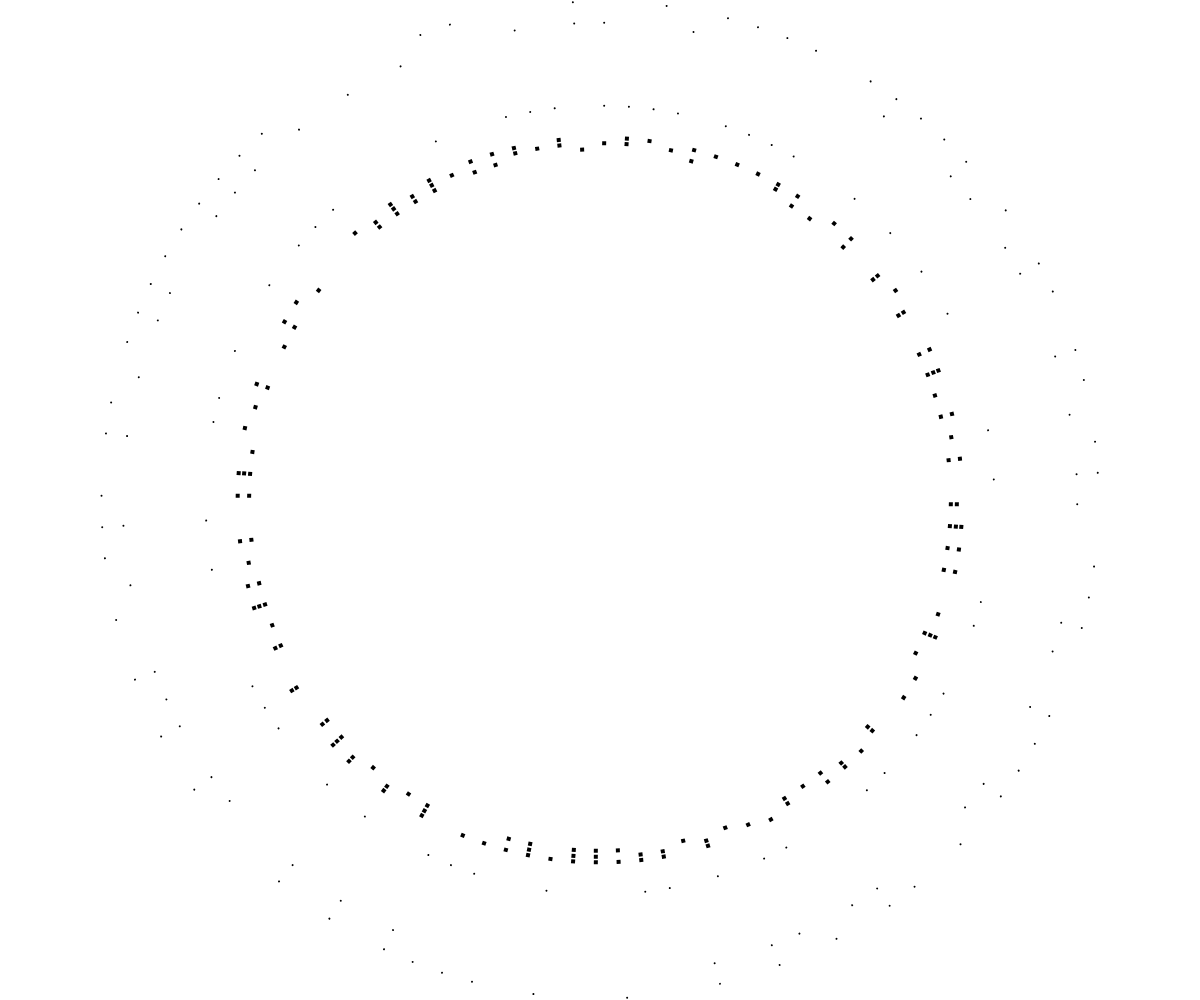
Frame 1 (no input)
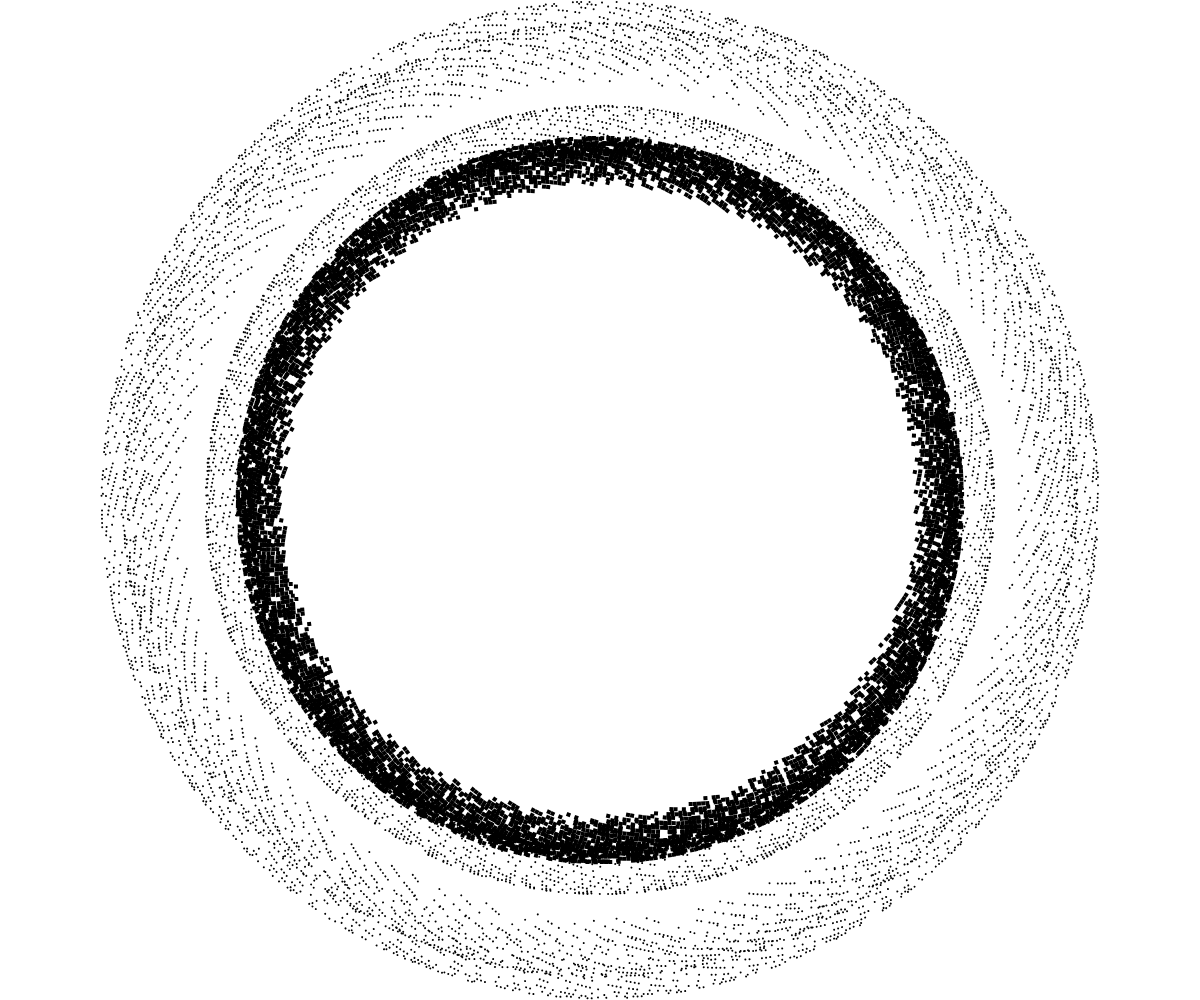
Frame 60 (no input)
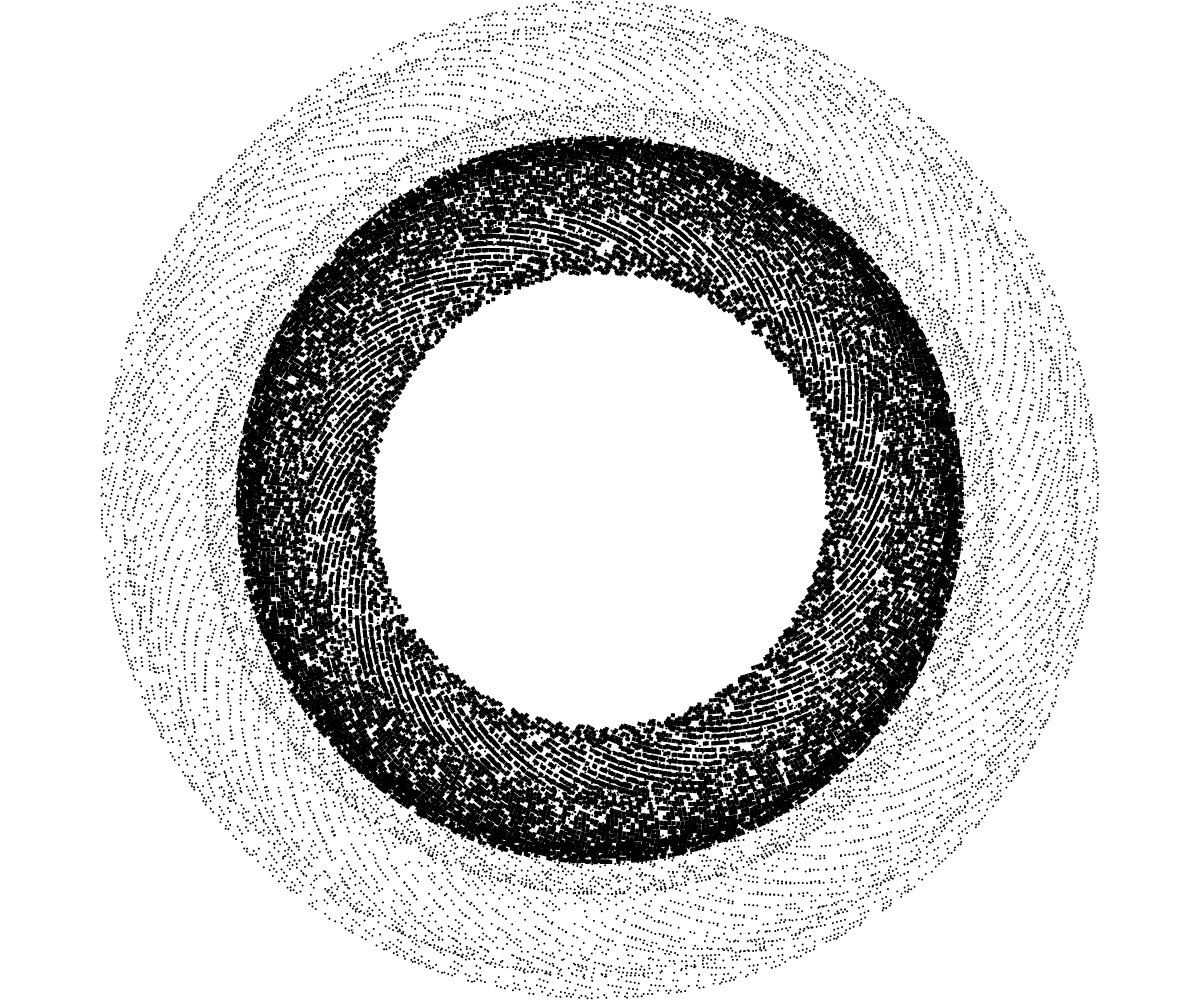
Frame 120 (the mouse pressed at the canvas centre since frame 60)

The p5.js sketch that drew these frames (run headless with seeded random() and noise() and a simulated clock; from frame 60 on, the mouse is pressed at the canvas centre):

// p5.js sketch
// ── sketch.js
let cerchi = [];
let numeroCerchi = 3;

function setup() {
  createCanvas(windowWidth, windowHeight);
  background(255);
  
  for (let i = 0; i < numeroCerchi; i++) {
    cerchi.push(new disegna_cerchio(i));
  }
}

function draw() {
  
  for (let i = 0; i < cerchi.length; i++) {
    cerchi[i].display();
  }
  //noLoop();
}

function disegna_cerchio(_id) {
  this.id = _id;
  this.x = 250;
  this.y = 0;
  this.spazio = 100;
  this.numero = 100;
  this.tx1 = 200 * noise(random(5));
  this.tx2 = 400 * noise(random(6));

  this.display = function () {
    for (var i = 0; i < this.numero; i++) {
      push();
      rectMode(CENTER);
      ellipseMode(CENTER);
      translate(width / 2, height / 2);
      rotate((TWO_PI * i) / this.spazio);
      if (random(1) < 0.5) {
        push();
		translate(this.tx1, 0);
        rotate(millis() / 1000);
        fill(0,0, 0);
        noStroke();
        rect(this.x, this.y, 4);
        pop();
      } else {
        push();
        translate(this.tx2, 0);
        rotate(millis() / 1000);
        fill(0, 0, 0)
        noStroke();
        ellipse(this.x, this.y, 2);
        pop();
      }
      pop();
    }
  };
}
